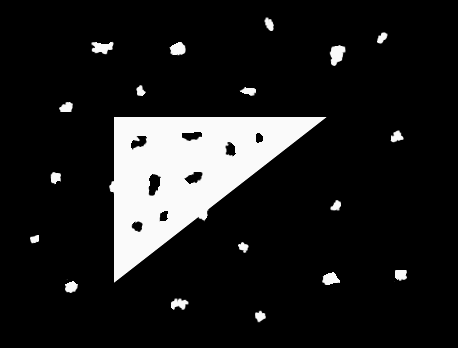
#> input picture oving3/images/noisy.tiff, 458 x 348 px, found by its file name
$ python Task2a.py   (older library calls are emulated)
#> lines starting #> are read from the running program, lines starting #| are printed output that depends on the picture; after the words box and inside, x2 and y2 are one past the last pixel; in counts of white or black regions, pixels touching at a corner belong together
### oving3/Task1a.py
from ImageTools import *
import numpy as np

def global_threshold(I, Ti, Td):
    intensities = I.getdata()
    Tp = 0
    T = Ti
    while np.abs(T - Tp) > Td:
        S1, S2 = [], []
        for x in intensities:
            S1.append(x) if x > T else S2.append(x)
        u1, u2 = np.mean(S1), np.mean(S2)
        Tp = T
        T = (1/2) * (u1 + u2)
    return T

def segment(I, T):
    return I.point(lambda i: 1 if i > T else 0)

def from_bin_to_visual(I):
    return I.point(lambda i: 255 if i == 1 else 0)

# [9 lines that do not run on import are left out]

### oving3/ImageTools.py
from PIL import Image
from random import randint
from math import floor, ceil
import os


# [6 lines left out: function __applyPixel, not called in this run]

"""Applies a filter h in the form of a 2D list to a PIL.Image I"""
# [10 lines left out: function applyFilterInSD, not called in this run]

"""Converts a 2D list M to a PIL.Image"""
# [5 lines left out: function matrixToImage, not called in this run]

"""Converts a PIL.Image to a 2D list"""
# [4 lines left out: function imageToMatrix, not called in this run]

"""Prints a 2D list in a more lucid manner"""
def printMatrix(A):
    for row in A:
        print(row)

"""Gets the path to the images folder of a project or processed images folder for saving"""
def getImagePath(imageName, save=False):
    path = os.path.dirname(os.path.abspath(__file__))
    path += ("\\processed images\\" if save else "\\images\\") + imageName
    return path

"""A box filter ha and a gaussian filter hg"""
ha = [[1/9 for _ in range(3)] for _ in range(3)]
h = [[1, 4, 6, 4, 1],
     [4, 16, 24, 16, 4],
     [6, 24, 32, 24, 6],
     [4, 16, 24, 16, 4],
     [1, 4, 6, 4, 1]]
hg = [[i * 1/256 for i in row] for row in h]

### oving3/Task2a.py
from Task1a import *
from scipy import ndimage as nd

if __name__ == "__main__":
    I1 = Image.open(getImagePath("noisy.tiff")).convert('L')
#> I1 is the input picture: PIL image 458x348 L; min 0, max 250, mean 29.4
    T = global_threshold(I1, 128, 1)
#> T = 124.2
    I2 = segment(I1, T)
#> in segment, `return I.point(lambda i: 1 if i > T else 0)`:
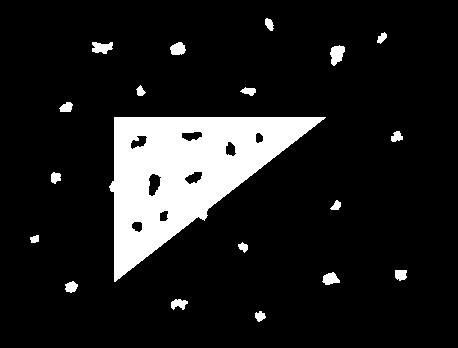
#> returned value: PIL image 458x348 L; values 0 (black) and 1 (white), 11.8% white; 19 white regions, largest, box (x1, y1, x2, y2) and area: (109, 117, 326, 282) 16854, (330, 45, 345, 66) 213, (92, 42, 113, 54) 182
    I2.show()
    print(np.matrix(I2))
#> (printed output is left out)
    m2 = nd.binary_opening(np.matrix(I2)).astype(np.int)
#> m2: shape (348, 458) int64; values 0 (black) and 1 (white), 11.7% white; 19 white regions, largest, box (x1, y1, x2, y2) and area: (109, 117, 325, 282) 16843, (330, 45, 345, 66) 212, (92, 42, 113, 54) 177
#> (the run stopped early here; a loop or call above may not have finished)
